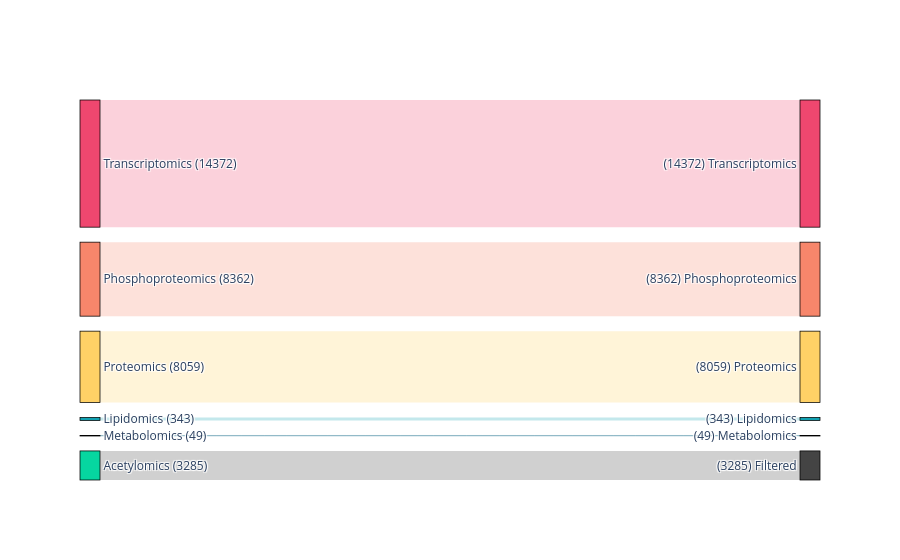

The code cell stored with this chart in its notebook:
### Markdown cell above
#### White patients

### Code cell
# select the sample columns
# WT
wt_cols = meta.filter(
    (pl.col("Race") == "White")
    & ~pl.col("NPM1")
    & ~pl.col("FLT3_ITD")
)["Sample"].to_list()
print(f"{wt_cols=}")
# NPM1
mut_cols = meta.filter(
    (pl.col("Race") == "White")
    & pl.col("NPM1")
    & ~pl.col("FLT3_ITD")
)["Sample"].to_list()
print(f"{mut_cols=}")

# save the sample columns
with open(os.path.join(CACHE_DIR, "W_NPM1-WT_cols.pkl"), "wb") as pf:
    pickle.dump((wt_cols, mut_cols), pf)

# subset the omics data
subset = select_subset(combined, wt_cols, mut_cols)

# save the subset to file
subset.write_ipc(os.path.join(CACHE_DIR, "W_NPM1-WT.arrow"))

# display
display(subset)

# report on the number of features in each block
subset.group_by("Block").len().sort("len", descending=True)

# plot feature counts before/after subsetting
plot_filtered_feature_counts(
    combined,
    subset,
    figname=os.path.join(FIGURE_DIR, "block-feature-counts_W_NPM1-WT.png")
)

### Figure 1 — Plotly figure (JSON) as saved in the notebook; plotly's stock layout.template omitted (floating-point values rounded to 4 significant figures)
{"data": [{"arrangement": "freeform", "link": {"color": ["rgba(239, 71, 111, 0.25)", "rgba(68, 68, 68, 0.25)", "rgba(247, 134, 107, 0.25)", "rgba(68, 68, 68, 0.25)", "rgba(255, 209, 102, 0.25)", "rgba(68, 68, 68, 0.25)", "rgba(68, 68, 68, 0.25)", "rgba(17, 162, 178, 0.25)", "rgba(68, 68, 68, 0.25)", "rgba(11, 101, 132, 0.25)", "rgba(68, 68, 68, 0.25)"], "source": [0, 0, 2, 2, 4, 4, 6, 8, 8, 10, 10], "target": [1, 12, 3, 12, 5, 12, 12, 9, 12, 11, 12], "value": [14372, 0, 8362, 0, 8059, 0, 3285, 343, 0, 49, 0]}, "node": {"color": ["#EF476F", "#EF476F", "#F7866B", "#F7866B", "#FFD166", "#FFD166", "#06D6A0", "#06D6A0", "#11A2B2", "#11A2B2", "#0B6584", "#0B6584", "#444444"], "label": ["Transcriptomics (14372)", "(14372) Transcriptomics", "Phosphoproteomics (8362)", "(8362) Phosphoproteomics", "Proteomics (8059)", "(8059) Proteomics", "Acetylomics (3285)", "(0) Acetylomics", "Lipidomics (343)", "(343) Lipidomics", "Metabolomics (49)", "(49) Metabolomics", "(3285) Filtered"], "line": {"color": "black", "width": 0.75}, "pad": 15, "thickness": 20}, "type": "sankey"}], "layout": {}}
